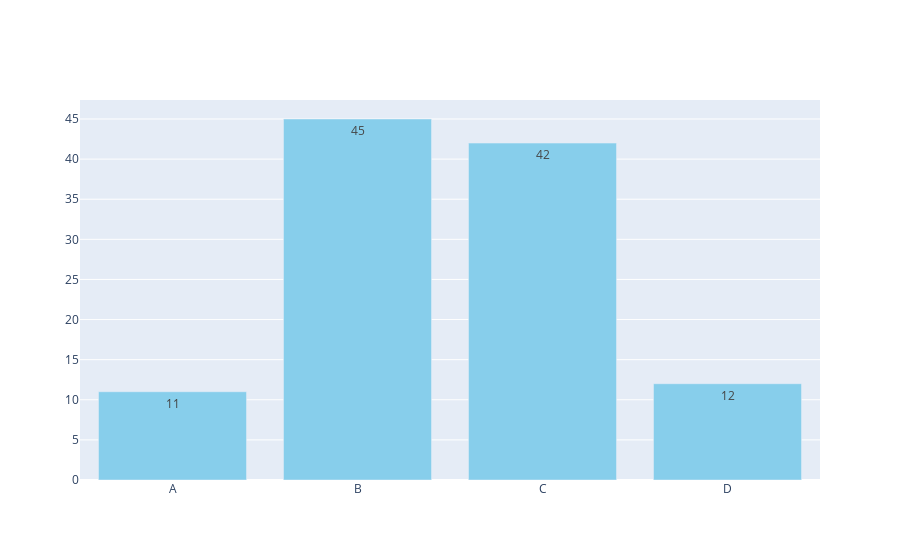
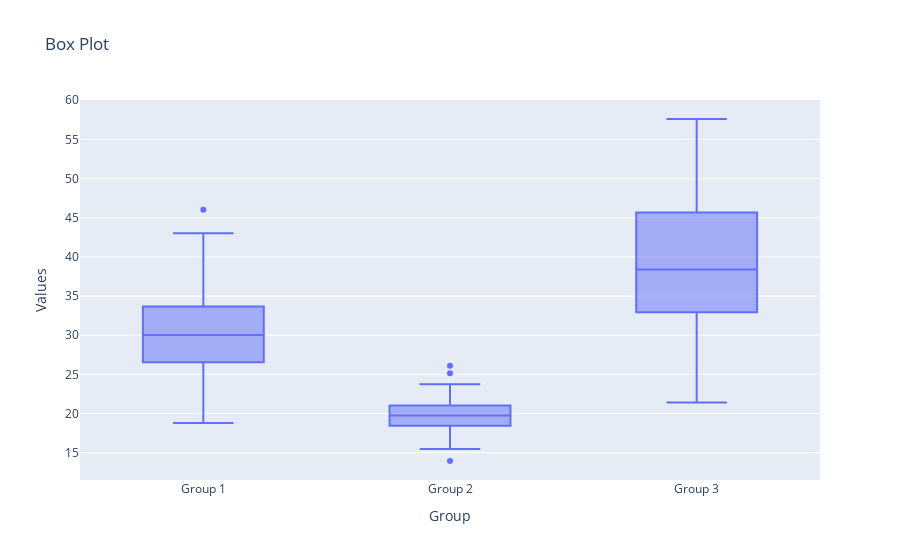

Source (notebook cell) for these figures, in order:
### Code cell
def create_statistical_plots():
    # Create sample data
    categories = ['A', 'B', 'C', 'D']
    values = np.random.randint(10, 50, size=len(categories))
    
    data = [
        np.random.normal(30, 5, 100),  # Mean 30, std dev 5
        np.random.normal(20, 2, 100),  # Mean 20, std dev 2
        np.random.normal(40, 8, 100)   # Mean 40, std dev 8
    ]
    
    fig1 = go.Figure(data = [go.Bar (
        x = categories,
        y = values,
        marker_color = 'skyblue',
        text = values,
        textposition = 'auto'
        
    )])
    
    fig1.show()
    
    df_box = pd.DataFrame({
        'Values' : np.concatenate(data),
        'Group': ['Group 1'] * 100 + ['Group 2'] * 100 + ['Group 3'] *100
        
    })
    
    fig2 = px.box(df_box, x='Group', y='Values', title='Box Plot')
    fig2.show()
    

create_statistical_plots()

### Figure 1 — Plotly figure (JSON) as saved in the notebook; plotly's stock layout.template omitted (floating-point values rounded to 4 significant figures)
{"data": [{"marker": {"color": "skyblue"}, "text": [11.0, 45.0, 42.0, 12.0], "textposition": "auto", "type": "bar", "x": ["A", "B", "C", "D"], "y": [11, 45, 42, 12]}], "layout": {}}

### Figure 2 — Plotly figure (JSON) as saved in the notebook; plotly's stock layout.template omitted (floating-point values rounded to 4 significant figures; data arrays with more than 128 entries replaced by an {"elided": "..."} marker saying what was removed)
{"data": [{"alignmentgroup": "True", "hovertemplate": "Group=%{x}<br>Values=%{y}<extra></extra>", "legendgroup": "", "marker": {"color": "#636efa"}, "name": "", "notched": false, "offsetgroup": "", "orientation": "v", "showlegend": false, "type": "box", "x": {"elided": "300 str values"}, "x0": " ", "xaxis": "x", "y": {"elided": "300 float values"}, "y0": " ", "yaxis": "y"}], "layout": {"boxmode": "group", "legend": {"tracegroupgap": 0}, "title": {"text": "Box Plot"}, "xaxis": {"anchor": "y", "domain": [0, 1], "title": {"text": "Group"}}, "yaxis": {"anchor": "x", "domain": [0, 1], "title": {"text": "Values"}}}}
